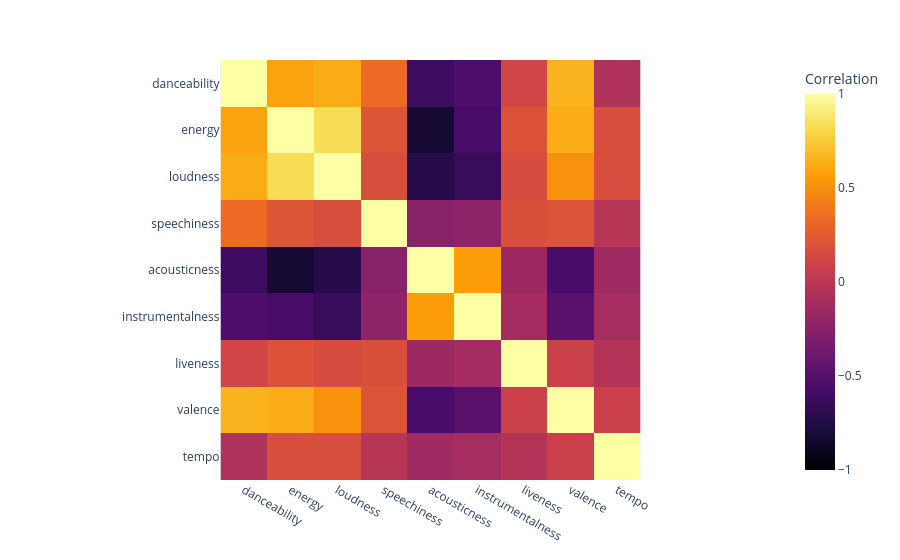

Here is the notebook cell this chart was saved with:
### Markdown cell above
## Motivación: ¿Por qué seleccionar características?

### ¿Qué tan relacionadas están las variables entre sí?


$$corr (X, Y) = \frac{1}{(s_{x} s_{y})} \sum_{i=1}^{m} (x_i - \overline{x})(y_i - \overline{y}) $$


Los valores varían entre -1 y 1

- Positivo: Relación directa: Crece una, crece la otra. Mientras mayor, más similares son las variables.
- Negativo: Relación inversa: Crece una, decrece la otra.

### Code cell
correlations_df = df[
    [
        "danceability",
        "energy",
        "loudness",
        "speechiness",
        "acousticness",
        "instrumentalness",
        "liveness",
        "valence",
        "tempo",
    ]
]
correlations = correlations_df.corr()


px.imshow(
    correlations,
    labels=dict(x="", y="", color="Correlation"),
    x=correlations_df.columns,
    y=correlations_df.columns,
    zmin=-1,
    zmax=1,
    color_continuous_scale="Inferno",
)

### Figure 1 — Plotly figure (JSON) as saved in the notebook; plotly's stock layout.template omitted (floating-point values rounded to 4 significant figures)
{"data": [{"coloraxis": "coloraxis", "hovertemplate": "x: %{x}<br>y: %{y}<br>Correlation: %{z}<extra></extra>", "name": "0", "type": "heatmap", "x": ["danceability", "energy", "loudness", "speechiness", "acousticness", "instrumentalness", "liveness", "valence", "tempo"], "xaxis": "x", "y": ["danceability", "energy", "loudness", "speechiness", "acousticness", "instrumentalness", "liveness", "valence", "tempo"], "yaxis": "y", "z": [[1.0, 0.5867, 0.6243, 0.3356, -0.6219, -0.5409, 0.1182, 0.6556, -0.05966], [0.5867, 1.0, 0.8318, 0.2115, -0.8209, -0.5738, 0.1971, 0.6315, 0.1723], [0.6243, 0.8318, 1.0, 0.1691, -0.719, -0.6462, 0.1594, 0.5128, 0.1674], [0.3356, 0.2115, 0.1691, 1.0, -0.2556, -0.2229, 0.1779, 0.2064, -0.01691], [-0.6219, -0.8209, -0.719, -0.2556, 1.0, 0.5652, -0.1487, -0.561, -0.1379], [-0.5409, -0.5738, -0.6462, -0.2229, 0.5652, 1.0, -0.113, -0.4832, -0.1053], [0.1182, 0.1971, 0.1594, 0.1779, -0.1487, -0.113, 1.0, 0.0849, -0.03805], [0.6556, 0.6315, 0.5128, 0.2064, -0.561, -0.4832, 0.0849, 1.0, 0.07798], [-0.05966, 0.1723, 0.1674, -0.01691, -0.1379, -0.1053, -0.03805, 0.07798, 1.0]]}], "layout": {"coloraxis": {"cmax": 1, "cmin": -1, "colorbar": {"title": {"text": "Correlation"}}, "colorscale": [[0, "#000004"], [0.1111, "#1b0c41"], [0.2222, "#4a0c6b"], [0.3333, "#781c6d"], [0.4444, "#a52c60"], [0.5556, "#cf4446"], [0.6667, "#ed6925"], [0.7778, "#fb9b06"], [0.8889, "#f7d13d"], [1, "#fcffa4"]]}, "margin": {"t": 60}, "xaxis": {"anchor": "y", "constrain": "domain", "domain": [0, 1], "scaleanchor": "y"}, "yaxis": {"anchor": "x", "autorange": "reversed", "constrain": "domain", "domain": [0, 1]}}}
